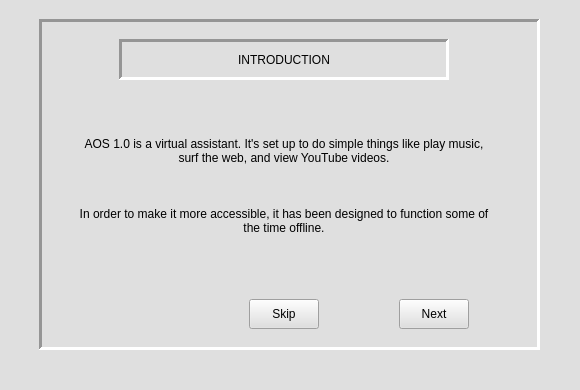
<?xml version="1.0" encoding="UTF-8"?>
<ui version="4.0">
 <class>MainWindow_Intro</class>
 <widget class="QMainWindow" name="MainWindow_Intro">
  <property name="geometry">
   <rect>
    <x>0</x>
    <y>0</y>
    <width>580</width>
    <height>390</height>
   </rect>
  </property>
  <property name="windowTitle">
   <string>Sofi - Introduction</string>
  </property>
  <property name="windowIcon">
   <iconset>
    <normaloff>:/newPrefix/images/RGU_logo.png</normaloff>:/newPrefix/images/RGU_logo.png</iconset>
  </property>
  <property name="styleSheet">
   <string notr="true">background-color: rgb(223, 223, 223);</string>
  </property>
  <property name="locale">
   <locale language="English" country="UnitedKingdom"/>
  </property>
  <widget class="QWidget" name="centralwidget">
   <widget class="QFrame" name="frame">
    <property name="geometry">
     <rect>
      <x>39</x>
      <y>19</y>
      <width>501</width>
      <height>331</height>
     </rect>
    </property>
    <property name="frameShape">
     <enum>QFrame::Panel</enum>
    </property>
    <property name="frameShadow">
     <enum>QFrame::Sunken</enum>
    </property>
    <property name="lineWidth">
     <number>3</number>
    </property>
    <property name="midLineWidth">
     <number>1</number>
    </property>
    <widget class="QLabel" name="label_Intro">
     <property name="enabled">
      <bool>true</bool>
     </property>
     <property name="geometry">
      <rect>
       <x>80</x>
       <y>20</y>
       <width>330</width>
       <height>41</height>
      </rect>
     </property>
     <property name="toolTip">
      <string>Introduction</string>
     </property>
     <property name="styleSheet">
      <string notr="true">font: 75 14pt &quot;MS Shell Dlg 2&quot;;
color: rgb(0, 0, 0);</string>
     </property>
     <property name="frameShape">
      <enum>QFrame::Panel</enum>
     </property>
     <property name="frameShadow">
      <enum>QFrame::Sunken</enum>
     </property>
     <property name="lineWidth">
      <number>3</number>
     </property>
     <property name="midLineWidth">
      <number>1</number>
     </property>
     <property name="text">
      <string>INTRODUCTION</string>
     </property>
     <property name="scaledContents">
      <bool>true</bool>
     </property>
     <property name="alignment">
      <set>Qt::AlignCenter</set>
     </property>
     <property name="wordWrap">
      <bool>true</bool>
     </property>
     <property name="indent">
      <number>1</number>
     </property>
     <property name="textInteractionFlags">
      <set>Qt::LinksAccessibleByMouse</set>
     </property>
    </widget>
    <widget class="QLabel" name="label">
     <property name="geometry">
      <rect>
       <x>40</x>
       <y>91</y>
       <width>410</width>
       <height>151</height>
      </rect>
     </property>
     <property name="baseSize">
      <size>
       <width>2</width>
       <height>2</height>
      </size>
     </property>
     <property name="focusPolicy">
      <enum>Qt::StrongFocus</enum>
     </property>
     <property name="toolTip">
      <string>Introduction</string>
     </property>
     <property name="toolTipDuration">
      <number>1</number>
     </property>
     <property name="autoFillBackground">
      <bool>false</bool>
     </property>
     <property name="styleSheet">
      <string notr="true">font: 12pt &quot;Verdana&quot;;
color: rgb(0, 0, 0);</string>
     </property>
     <property name="frameShape">
      <enum>QFrame::NoFrame</enum>
     </property>
     <property name="frameShadow">
      <enum>QFrame::Sunken</enum>
     </property>
     <property name="lineWidth">
      <number>3</number>
     </property>
     <property name="midLineWidth">
      <number>1</number>
     </property>
     <property name="text">
      <string>AOS 1.0 is a virtual assistant. It's set up to do simple things like play music, surf the web, and view YouTube videos.



In order to make it more accessible, it has been designed to function some of the time offline.</string>
     </property>
     <property name="scaledContents">
      <bool>true</bool>
     </property>
     <property name="alignment">
      <set>Qt::AlignCenter</set>
     </property>
     <property name="wordWrap">
      <bool>true</bool>
     </property>
     <property name="margin">
      <number>3</number>
     </property>
     <property name="indent">
      <number>10</number>
     </property>
     <property name="openExternalLinks">
      <bool>false</bool>
     </property>
     <property name="textInteractionFlags">
      <set>Qt::NoTextInteraction</set>
     </property>
    </widget>
    <widget class="QPushButton" name="pushButton_Skip">
     <property name="geometry">
      <rect>
       <x>210</x>
       <y>280</y>
       <width>70</width>
       <height>30</height>
      </rect>
     </property>
     <property name="cursor">
      <cursorShape>PointingHandCursor</cursorShape>
     </property>
     <property name="toolTip">
      <string>&lt;html&gt;&lt;head/&gt;&lt;body&gt;&lt;p align=&quot;center&quot;&gt;skip&lt;/p&gt;&lt;/body&gt;&lt;/html&gt;</string>
     </property>
     <property name="toolTipDuration">
      <number>1</number>
     </property>
     <property name="styleSheet">
      <string notr="true">font: 9pt &quot;Verdana&quot;;</string>
     </property>
     <property name="text">
      <string>Skip</string>
     </property>
     <property name="autoDefault">
      <bool>true</bool>
     </property>
     <property name="flat">
      <bool>false</bool>
     </property>
    </widget>
    <widget class="QPushButton" name="pushButton_Nxt">
     <property name="geometry">
      <rect>
       <x>360</x>
       <y>280</y>
       <width>70</width>
       <height>30</height>
      </rect>
     </property>
     <property name="cursor">
      <cursorShape>PointingHandCursor</cursorShape>
     </property>
     <property name="toolTip">
      <string>&lt;html&gt;&lt;head/&gt;&lt;body&gt;&lt;p align=&quot;center&quot;&gt;&lt;span style=&quot; font-size:9pt;&quot;&gt;Next Button&lt;/span&gt;&lt;/p&gt;&lt;/body&gt;&lt;/html&gt;</string>
     </property>
     <property name="toolTipDuration">
      <number>1</number>
     </property>
     <property name="styleSheet">
      <string notr="true">font: 9pt &quot;Verdana&quot;;</string>
     </property>
     <property name="text">
      <string>Next</string>
     </property>
     <property name="autoDefault">
      <bool>true</bool>
     </property>
    </widget>
   </widget>
  </widget>
  <widget class="QStatusBar" name="statusbar"/>
 </widget>
 <resources>
  <include location="assets/Image assets.qrc"/>
 </resources>
 <connections/>
</ui>
